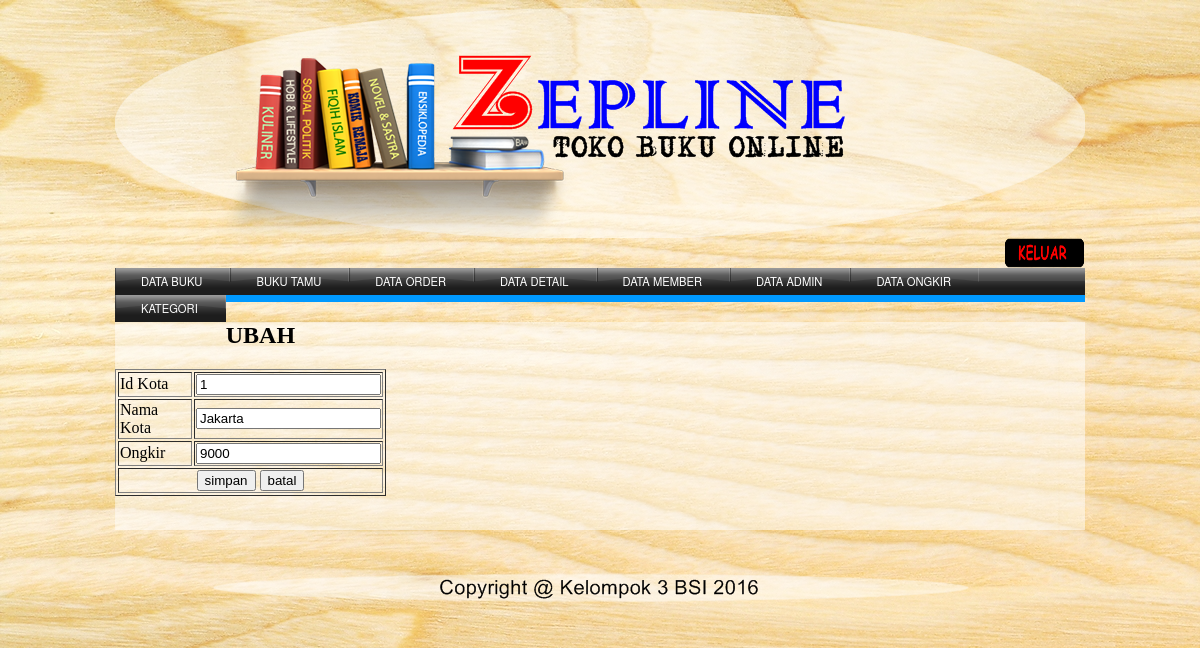
/admin/admin.php?page=editkota&id=1, run on the app's committed database.
### tables this page shows
CREATE TABLE IF NOT EXISTS `kota` (
`id_kota` int(3) NOT NULL,
  `nm_kota` varchar(100) NOT NULL,
  `ongkir` int(10) NOT NULL
);

### admin/module/kota/edit.php (the view, shortened to what this page needs)
<?php
$tampil=mysql_query("select*from kota where id_kota='$_GET[id]'");
$t=mysql_fetch_array($tampil);
?>
<form name="form1" method="post" action="" enctype="multipart/form-data">
  <h2>UBAH</h2>
  <table width="271" border="1">
    <tr>
      <td width="92">Id Kota</td>
      <td width="163">
      <input type="text" name="tidkota" value="<?php echo $t['id_kota']?>"></td>
    </tr>
    <tr>
      <td>Nama Kota</td>
      <td>
      <input type="text" name="tnmkota" value="<?php echo $t['nm_kota']?>"></td>
    </tr>
    <tr>
      <td>Ongkir</td>
      <td>
      <input type="text" name="tongkir" value="<?php echo $t['ongkir']?>"></td>
    </tr>
    <tr>
      <td colspan="2"><center><input type="submit" name="update" value="simpan">
      <input type="submit" name="batal" value="batal"></center></td>
    </tr>
  </table>
  <p>&nbsp;</p>
</form>

### admin/ADMIN.css (style rules this page uses)
body { background: url(../gambar/1.jpg); }

### data on the page
kota: tidkota "1", tnmkota "Jakarta", tongkir "9000"
